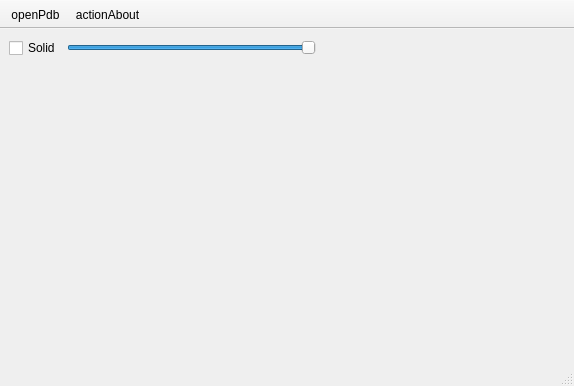
<?xml version="1.0" encoding="UTF-8"?>
<ui version="4.0">
 <class>MainWindowForm</class>
 <widget class="QMainWindow" name="MainWindowForm">
  <property name="geometry">
   <rect>
    <x>0</x>
    <y>0</y>
    <width>574</width>
    <height>386</height>
   </rect>
  </property>
  <property name="sizePolicy">
   <sizepolicy hsizetype="Preferred" vsizetype="Preferred">
    <horstretch>1</horstretch>
    <verstretch>1</verstretch>
   </sizepolicy>
  </property>
  <property name="windowTitle">
   <string>MainWindow</string>
  </property>
  <widget class="QWidget" name="w">
   <property name="sizePolicy">
    <sizepolicy hsizetype="Expanding" vsizetype="Expanding">
     <horstretch>1</horstretch>
     <verstretch>1</verstretch>
    </sizepolicy>
   </property>
   <layout class="QVBoxLayout" name="verticalLayout_2">
    <item>
     <layout class="QVBoxLayout" name="verticalLayout" stretch="0,0">
      <property name="sizeConstraint">
       <enum>QLayout::SetMaximumSize</enum>
      </property>
      <item>
       <layout class="QHBoxLayout" name="horizontalLayout_4">
        <item>
         <widget class="QCheckBox" name="checkMode">
          <property name="text">
           <string>Solid</string>
          </property>
          <property name="checked">
           <bool>false</bool>
          </property>
         </widget>
        </item>
        <item>
         <widget class="QSlider" name="sliderOpacity">
          <property name="value">
           <number>99</number>
          </property>
          <property name="orientation">
           <enum>Qt::Horizontal</enum>
          </property>
         </widget>
        </item>
        <item>
         <spacer name="horizontalSpacer">
          <property name="orientation">
           <enum>Qt::Horizontal</enum>
          </property>
          <property name="sizeHint" stdset="0">
           <size>
            <width>40</width>
            <height>20</height>
           </size>
          </property>
         </spacer>
        </item>
       </layout>
      </item>
      <item>
       <widget class="QSplitter" name="splitter">
        <property name="sizePolicy">
         <sizepolicy hsizetype="Expanding" vsizetype="Expanding">
          <horstretch>1</horstretch>
          <verstretch>1</verstretch>
         </sizepolicy>
        </property>
        <property name="orientation">
         <enum>Qt::Horizontal</enum>
        </property>
        <widget class="chemkit::GraphicsView" name="view" native="true">
         <property name="sizePolicy">
          <sizepolicy hsizetype="Expanding" vsizetype="Expanding">
           <horstretch>0</horstretch>
           <verstretch>0</verstretch>
          </sizepolicy>
         </property>
        </widget>
       </widget>
      </item>
     </layout>
    </item>
   </layout>
  </widget>
  <widget class="QMenuBar" name="menubar">
   <property name="geometry">
    <rect>
     <x>0</x>
     <y>0</y>
     <width>574</width>
     <height>29</height>
    </rect>
   </property>
  </widget>
  <widget class="QStatusBar" name="statusbar"/>
  <widget class="QToolBar" name="toolBar">
   <property name="windowTitle">
    <string>toolBar</string>
   </property>
   <property name="movable">
    <bool>false</bool>
   </property>
   <property name="floatable">
    <bool>false</bool>
   </property>
   <attribute name="toolBarArea">
    <enum>TopToolBarArea</enum>
   </attribute>
   <attribute name="toolBarBreak">
    <bool>false</bool>
   </attribute>
   <addaction name="actionOpenPdb"/>
   <addaction name="actionAbout"/>
  </widget>
  <action name="actionOpenPdb">
   <property name="text">
    <string>openPdb</string>
   </property>
   <property name="toolTip">
    <string>Open file</string>
   </property>
  </action>
  <action name="actionAbout">
   <property name="text">
    <string>actionAbout</string>
   </property>
  </action>
 </widget>
 <customwidgets>
  <customwidget>
   <class>chemkit::GraphicsView</class>
   <extends>QWidget</extends>
   <header location="global">chemkit/graphicsview.h</header>
   <container>1</container>
  </customwidget>
 </customwidgets>
 <resources/>
 <connections/>
</ui>
